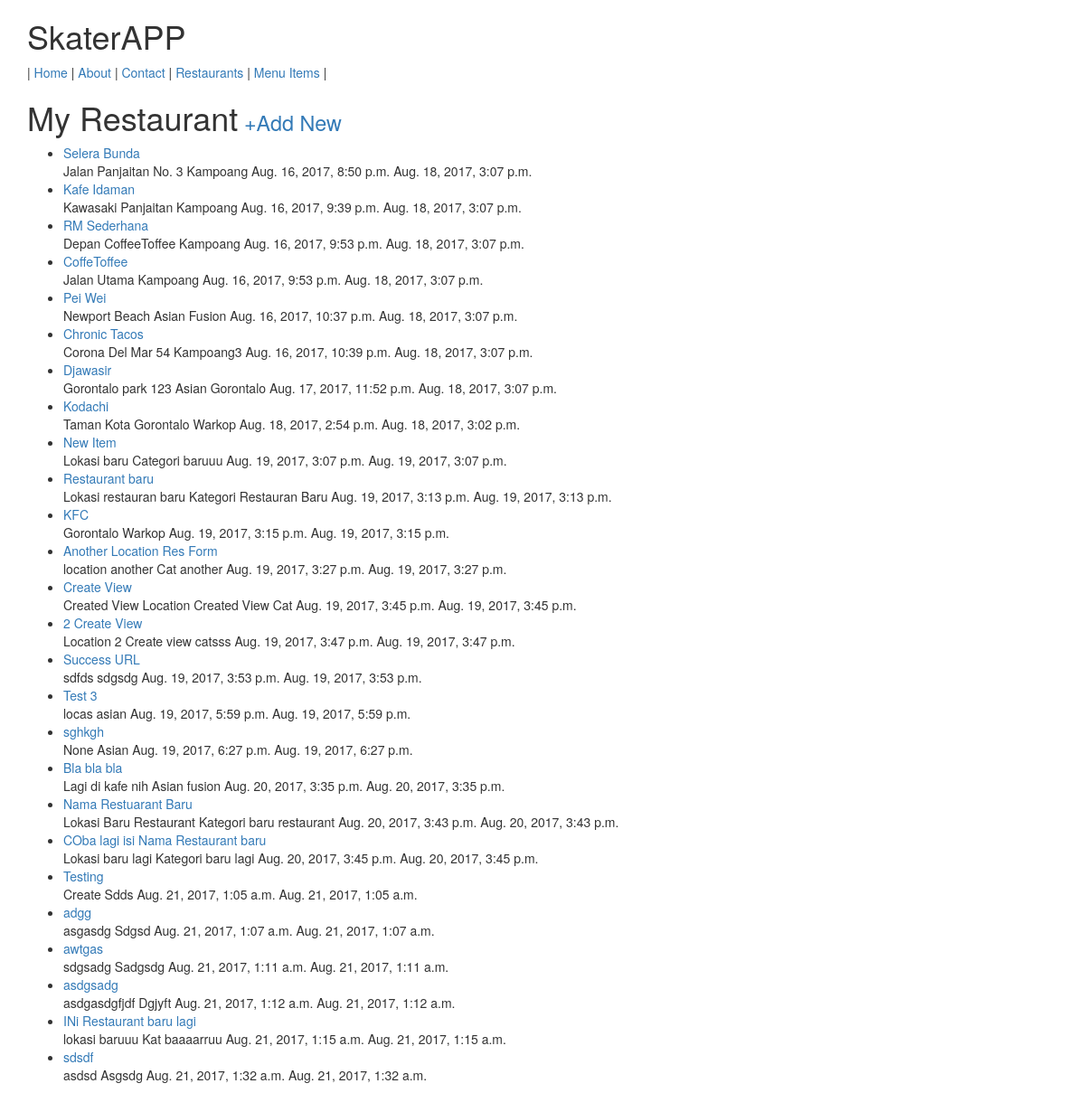
The page /restaurants/ (signed in) on the database its author committed.
### restaurants/models.py (models this page shows, shortened)
class RestaurantLocation(models.Model) :
    owner           = models.ForeignKey(User)  # django models unleashed joincfe
    name            = models.CharField(max_length = 120)
    location        = models.CharField(max_length = 120, null = True, blank = True)
    category        = models.CharField(max_length = 120, null = True, blank = True, validators=[validate_category])
    timestamp       = models.DateTimeField(auto_now_add = True)
    updated         = models.DateTimeField(auto_now=True)
    slug            = models.SlugField(unique=True, null=True, blank=True)
    objects = RestaurantLocationManager() # add Model.objects.all()
    def get_absolute_url(self):
        return reverse('restaurants:detail', kwargs={'slug': self.slug})

### restaurants/views.py (the view)
class RestaurantListView(LoginRequiredMixin, ListView) :
    def get_queryset(self):
        return RestaurantLocation.objects.filter(owner=self.request.user)

### restaurants/models.py (called while the page is built)
    def get_queryset(self):
        return RestaurantLocationQuerySet(self.model, using=self._db)

### restaurants/templates/restaurants/restaurantlocation_list.html (shortened to what this page needs)
{% extends 'base.html' %}
{%  block content %}
    <h1>My Restaurant<small><a href="{% url 'restaurants:create' %}"> +Add New</a> </small></h1>
    <ul>
        {% for obj in object_list %}
            <li><a href="{{ obj.get_absolute_url }}">{{ obj.name }}</a><br/>
            {{ obj.location }} {{ obj.category }} {{ obj.timestamp }}  {{ obj.updated }}
            </li>
            {% empty %}
                <li><a href="{% url 'restaurants:create' %}" >Add One</a></li>
        {% endfor %}
    </ul>
{% endblock content %}

### rows shown on the page
RestaurantLocation: name "Selera Bunda", location "Jalan Panjaitan No. 3", category "Kampoang", timestamp "Aug. 16, 2017, 8:50 p.m.", updated "Aug. 18, 2017, 3:07 p.m."
RestaurantLocation: name "Kafe Idaman", location "Kawasaki Panjaitan", category "Kampoang", timestamp "Aug. 16, 2017, 9:39 p.m.", updated "Aug. 18, 2017, 3:07 p.m."
RestaurantLocation: name "RM Sederhana", location "Depan CoffeeToffee", category "Kampoang", timestamp "Aug. 16, 2017, 9:53 p.m.", updated "Aug. 18, 2017, 3:07 p.m."
RestaurantLocation: name "CoffeToffee", location "Jalan Utama", category "Kampoang", timestamp "Aug. 16, 2017, 9:53 p.m.", updated "Aug. 18, 2017, 3:07 p.m."
RestaurantLocation: name "Pei Wei", location "Newport Beach", category "Asian Fusion", timestamp "Aug. 16, 2017, 10:37 p.m.", updated "Aug. 18, 2017, 3:07 p.m."
RestaurantLocation: name "Chronic Tacos", location "Corona Del Mar 54", category "Kampoang3", timestamp "Aug. 16, 2017, 10:39 p.m.", updated "Aug. 18, 2017, 3:07 p.m."
RestaurantLocation: name "Djawasir", location "Gorontalo park 123", category "Asian Gorontalo", timestamp "Aug. 17, 2017, 11:52 p.m.", updated "Aug. 18, 2017, 3:07 p.m."
RestaurantLocation: name "Kodachi", location "Taman Kota Gorontalo", category "Warkop", timestamp "Aug. 18, 2017, 2:54 p.m.", updated "Aug. 18, 2017, 3:02 p.m."
RestaurantLocation: name "New Item", location "Lokasi baru", category "Categori baruuu", timestamp "Aug. 19, 2017, 3:07 p.m.", updated "Aug. 19, 2017, 3:07 p.m."
RestaurantLocation: name "Restaurant baru", location "Lokasi restauran baru", category "Kategori Restauran Baru", timestamp "Aug. 19, 2017, 3:13 p.m.", updated "Aug. 19, 2017, 3:13 p.m."
RestaurantLocation: name "KFC", location "Gorontalo", category "Warkop", timestamp "Aug. 19, 2017, 3:15 p.m.", updated "Aug. 19, 2017, 3:15 p.m."
RestaurantLocation: name "Another Location Res Form", location "location another", category "Cat another", timestamp "Aug. 19, 2017, 3:27 p.m.", updated "Aug. 19, 2017, 3:27 p.m."
RestaurantLocation: name "Create View", location "Created View Location", category "Created View Cat", timestamp "Aug. 19, 2017, 3:45 p.m.", updated "Aug. 19, 2017, 3:45 p.m."
RestaurantLocation: name "2 Create View", location "Location 2 Create view", category "catsss", timestamp "Aug. 19, 2017, 3:47 p.m.", updated "Aug. 19, 2017, 3:47 p.m."
RestaurantLocation: name "Success URL", location "sdfds", category "sdgsdg", timestamp "Aug. 19, 2017, 3:53 p.m.", updated "Aug. 19, 2017, 3:53 p.m."
RestaurantLocation: name "Test 3", location "locas", category "asian", timestamp "Aug. 19, 2017, 5:59 p.m.", updated "Aug. 19, 2017, 5:59 p.m."
RestaurantLocation: name "sghkgh", location "None", category "Asian", timestamp "Aug. 19, 2017, 6:27 p.m.", updated "Aug. 19, 2017, 6:27 p.m."
RestaurantLocation: name "Bla bla bla", location "Lagi di kafe nih", category "Asian fusion", timestamp "Aug. 20, 2017, 3:35 p.m.", updated "Aug. 20, 2017, 3:35 p.m."
RestaurantLocation: name "Nama Restuarant Baru", location "Lokasi Baru Restaurant", category "Kategori baru restaurant", timestamp "Aug. 20, 2017, 3:43 p.m.", updated "Aug. 20, 2017, 3:43 p.m."
RestaurantLocation: name "COba lagi isi Nama Restaurant baru", location "Lokasi baru lagi", category "Kategori baru lagi", timestamp "Aug. 20, 2017, 3:45 p.m.", updated "Aug. 20, 2017, 3:45 p.m."
RestaurantLocation: name "Testing", location "Create", category "Sdds", timestamp "Aug. 21, 2017, 1:05 a.m.", updated "Aug. 21, 2017, 1:05 a.m."
RestaurantLocation: name "adgg", location "asgasdg", category "Sdgsd", timestamp "Aug. 21, 2017, 1:07 a.m.", updated "Aug. 21, 2017, 1:07 a.m."
RestaurantLocation: name "awtgas", location "sdgsadg", category "Sadgsdg", timestamp "Aug. 21, 2017, 1:11 a.m.", updated "Aug. 21, 2017, 1:11 a.m."
RestaurantLocation: name "asdgsadg", location "asdgasdgfjdf", category "Dgjyft", timestamp "Aug. 21, 2017, 1:12 a.m.", updated "Aug. 21, 2017, 1:12 a.m."
RestaurantLocation: name "INi Restaurant baru lagi", location "lokasi baruuu", category "Kat baaaarruu", timestamp "Aug. 21, 2017, 1:15 a.m.", updated "Aug. 21, 2017, 1:15 a.m."
RestaurantLocation: name "sdsdf", location "asdsd", category "Asgsdg", timestamp "Aug. 21, 2017, 1:32 a.m.", updated "Aug. 21, 2017, 1:32 a.m."
